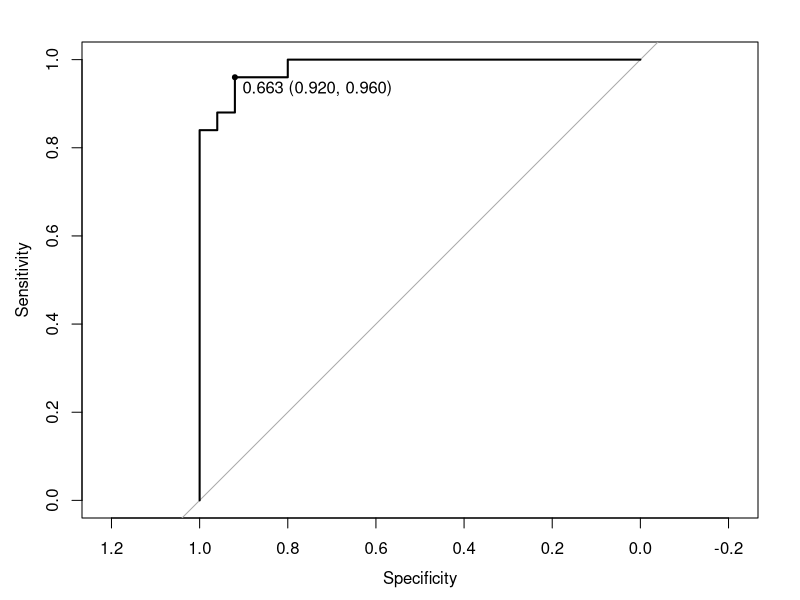

Write the R code that produced this figure.
library(caret)
library(pROC)
data(iris)


iris <- iris[iris$Species == "virginica" | iris$Species == "versicolor", ]
iris$Species <- factor(iris$Species)  # setosa should be removed from factor



samples <- sample(NROW(iris), NROW(iris) * .5)
data.train <- iris[samples, ]
data.test <- iris[-samples, ]
forest.model <- train(Species ~., data.train)

result.predicted.prob <- predict(forest.model, data.test, type="prob") # Prediction

result.roc <- roc(data.test$Species, result.predicted.prob$versicolor) # Draw ROC curve.
plot(result.roc, print.thres="best", print.thres.best.method="closest.topleft")

result.coords <- coords(result.roc, "best", best.method="closest.topleft", ret=c("threshold", "accuracy"))
print(result.coords)#to get threshold and accuracy

